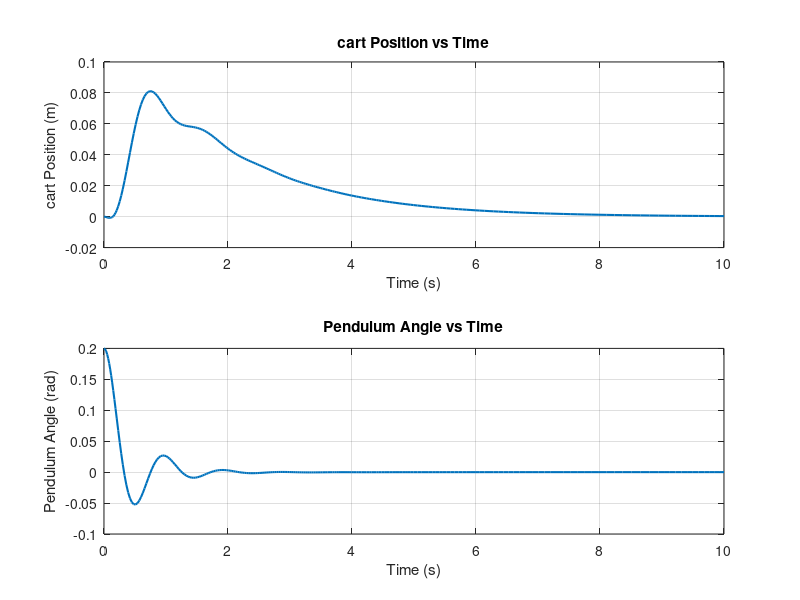

This chart was generated by the following MATLAB code:
%% Inverted Pendulum Control using Nonlinear Dynamic Inversion (NDI)
% This script simulates a wheeled inverted pendulum controlled via NDI.
% The controller is designed to stabilize the pendulum (theta) and the
% horizontal position (x) to zero.

function inverted_pendulum_NDI
    % System parameters
    % Use the provided plant parameters.
    mw = 0.432;      % mass of each wheel [kg]
    mp = 5.0;        % mass of the pendulum [kg]
    Iw = 1/2 * (0.432) * (0.0726)^2;     % moment of inertia of each wheel [kg*m^2]
    Ip = 5 * (0.4)^2;                    % moment of inertia of the pendulum [kg*m^2]
    l   = 0.4;      % Length of the pendulum [m]
    r   = 0.0726;   % wheel radius [m]
    g   = 9.81;     % acceleration due to gravity [m/s^2]
    
    % Derived parameters
    a = 2*mw + mp + 2*Iw/(r^2);  % effective horizontal inertia
    b = mp * l;
    c = mp * l^2 + Ip;
    
    % Controller gains
    % Gains for horizontal position control
    Kpx = 1.0;
    Kdx = 2.0;
    % Gains for pendulum angle control (stabilization)
    Kp_theta = 50;
    Kd_theta = 10;
    
    % Simulation settings
    tspan = [0 10]; % simulation time (sec)
    % Initial conditions: [x; x_dot; theta; theta_dot]
    x0 = [0; 0; 0.2; 0];  % start with a small angular deviation
    
    % Run simulation using ODE45
    [t, x] = ode45(@(t,x) dynamics(t, x, a, b, c, mp, l, g, Kpx, Kdx, Kp_theta, Kd_theta), tspan, x0);
    
    % Plot results
    figure;
    subplot(2,1,1);
    plot(t, x(:,1), 'LineWidth', 1.5);
    xlabel('Time (s)'); ylabel('cart Position (m)');
    title('cart Position vs Time'); grid on;
    
    subplot(2,1,2);
    plot(t, x(:,3), 'LineWidth', 1.5);
    xlabel('Time (s)'); ylabel('Pendulum Angle (rad)');
    title('Pendulum Angle vs Time'); grid on;
end

function dx = dynamics(~, x, a, b, c, mp, l, g, Kpx, Kdx, Kp_theta, Kd_theta)
    % State variables
    % x(1) = x, x(2) = x_dot, x(3) = theta, x(4) = theta_dot
    
    % Extract states
    pos    = x(1);
    vel    = x(2);
    theta  = x(3);
    theta_dot = x(4);
    
    % Desired dynamics:
    % For horizontal motion, use PD control to compute desired acceleration:
    x_ddot_des = -Kpx * pos - Kdx * vel;
    
    % For pendulum, desire theta -> 0:
    v = -Kp_theta * theta - Kd_theta * theta_dot;
    
    % Inertia matrix M(q)
    M = [ a,          b*cos(theta);
          b*cos(theta),   c ];
      
    % Nonlinear terms vector C(q, q_dot)
    % From the equations:
    % Eq1: a*x_ddot + b*cos(theta)*theta_ddot - b*sin(theta)*theta_dot^2 = F
    % Eq2: b*cos(theta)*x_ddot + c*theta_ddot - mp*g*l*sin(theta) = 0
    % Rearranged: 
    % Let C = [ -b*sin(theta)*theta_dot^2;
    %           -(-mp*g*l*sin(theta)) ]
    % Here we write:
    C = [ -b*sin(theta)*theta_dot^2;
           mp*g*l*sin(theta) ];
    
    % Desired accelerations vector for [x; theta]:
    desired_acc = [x_ddot_des; v];
    
    % Compute the term M * desired_acc
    M_desired = M * desired_acc;
    
    % Dynamic inversion: choose control input vector U = [F; v] such that:
    % U = M*desired_acc + C, which gives the desired acceleration when inverted.
    U = M_desired + C;
    
    % The control input for the wheels is F (the first element)
    F = U(1);
    
    % Now, compute the actual accelerations achieved by the system:
    q_ddot = M \ ( [F; v] - C );
    x_ddot = q_ddot(1);
    theta_ddot = q_ddot(2);
    
    % Assemble state derivative vector
    dx = zeros(4,1);
    dx(1) = vel;
    dx(2) = x_ddot;
    dx(3) = theta_dot;
    dx(4) = theta_ddot;
end
